Frame 1 (no input): blank canvas, image omitted
Frame 60 (no input): blank canvas, image omitted
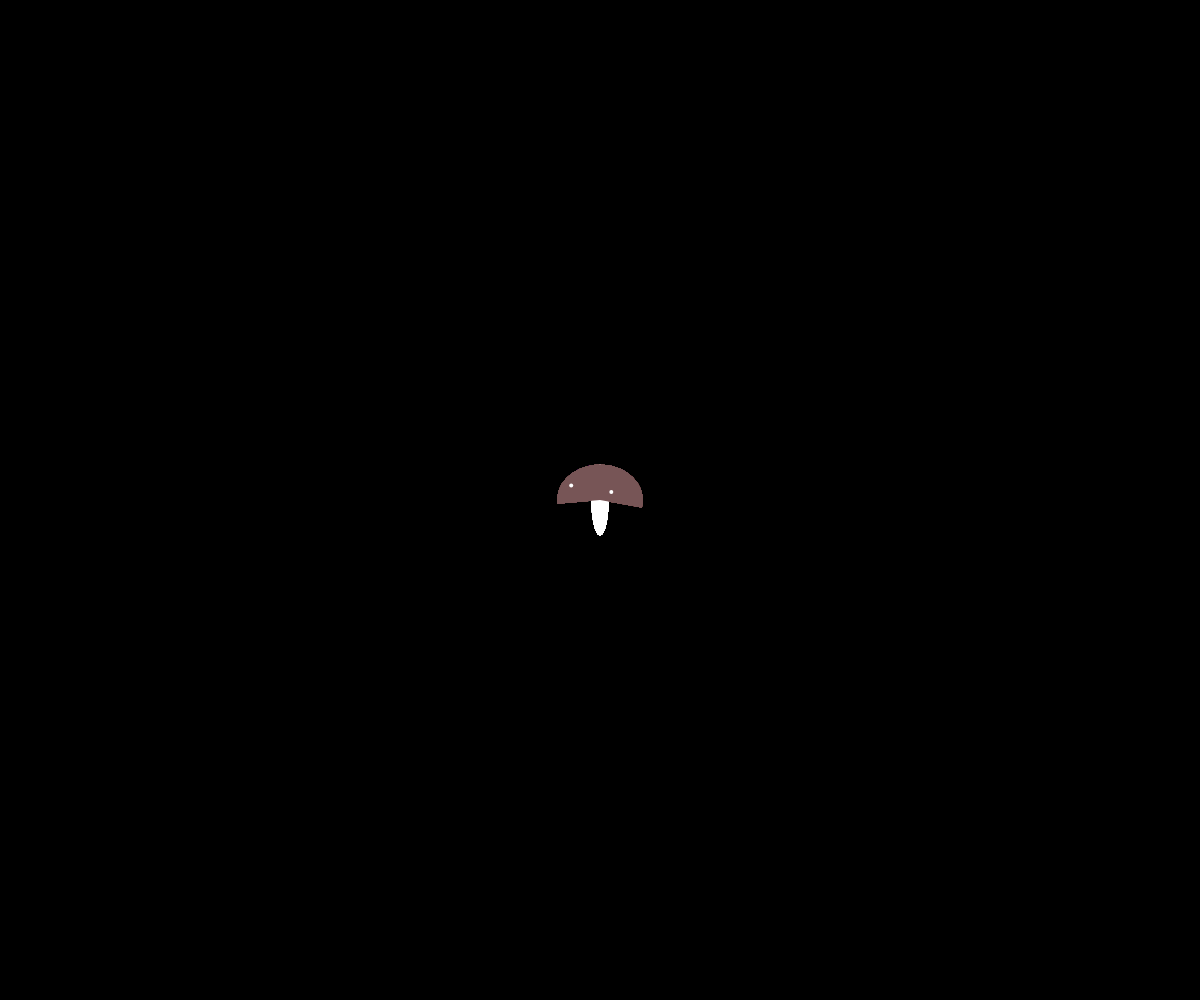
Frame 120 (the mouse pressed at the canvas centre since frame 60)

The p5.js sketch whose frames 1 and 60 were blank and that drew this single picture after the mouse press (run headless with seeded random() and noise() and a simulated clock; from frame 60 on, the mouse is pressed at the canvas centre):

// p5.js sketch
// ── sketch.js


let mushrooms = []; // array to hold my mushrooms

function setup() {
  createCanvas(windowWidth, windowHeight); 
  angleMode(DEGREES); 
  background(0); 
}

function draw() {
  

  for(let i = 0; i<mushrooms.length;i++) // if 0 is less than the length of the mushrooms array, add 1
    mushrooms[i].display(); // uses the display function from the Mushroom class

  }

  function mousePressed(){
   let tempMushroom = new Mushroom();  // spawns new Mushroom when mouse is pressed
   mushrooms.push(tempMushroom); // pushes tempMushroom into the mushrooms array
  
   }

  class Mushroom { 
  constructor (x,y,w,h,r,g,b,speckleAmount) { 
   
	this.x = mouseX; // location of x since I am using mousePressed
	this.y = mouseY; // location of y since I am using mousePressed
	this.w = random(50,100); // sets random width
	this.h = random(50,150); // sets random height
	this.r = random(100, 125); // sets random color values
  this.g = random(50, 150); // sets random color values
  this.b = random(29, 100); // sets random color values
  this.speckleAmount = random(0,5); // experimented with number of speckles, more than 5 looked too busy
  this.speckles = true

  }

  display() { // this is what will display in Draw

  fill(255); 
  noStroke();
  ellipse(this.x, this.y, this.w / 5, this.h); // mushrooms stem, random size within parameters
 
  noStroke();
  fill(this.r, this.g, this.b); 
  arc(this.x,this.y, this.w,this.h, 175, 10,); // mushrooms cap, random size within parameters

  // was hoping to make the speckles static instead of moving around but couldn't figure it out. "noLoop" didn't work
  
  if (this.speckles == true) {
  for (let i = 0; i < this.speckleAmount; i++) { // adds speckles
      let angle = random(200, 350); // experimented with these angles to make them fit in the cap, was not working with translate, push and pop for some reason. The code wouldn't run
      let radius = random(this.w * 0.1, this.w * 0.45); // creates boundaries for speckles to stay in mushroom cap
      let speckleX = this.x + radius * cos(angle); // sets location of x coordinate of speckles (random) within parameters
      let speckleY = this.y + (this.h / 2) * sin(angle) * 0.7; // sets y location of where the speckles are located on the mushroom cap, decided these values looked best (in the middle)
      fill (255); // speckle color white
      circle(speckleX, speckleY, 4); // creates speckle shape and size (4 pixels diameter)

     }
    }

  }
  }
